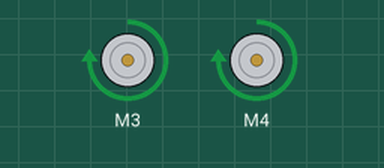
Recording of a sketch running on a simulated Arduino Uno, built with avr-gcc and run on an emulated ATmega328P. Shown: 2 × DC motor (green arrow = forward, orange = backward, longer = faster).

Above: at 2.5 s.
At 5.1 s:
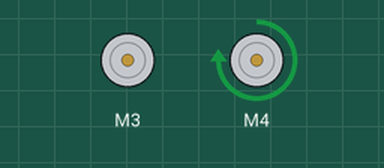
At 6.2 s:
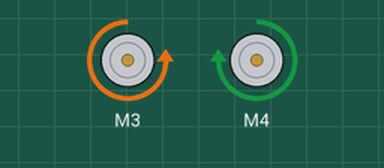
At 8.9 s:
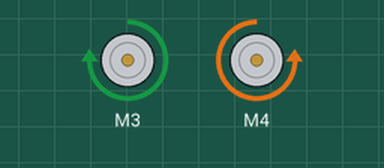
Timing chart, 0 to 20.6 s (numbered marks = the images above):
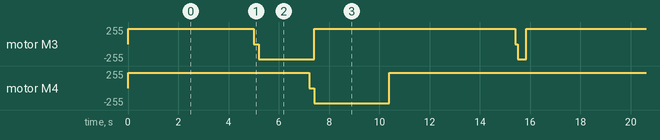

Measured:
- by itself, motor M4: repeats every 15.9 s: stopped 0.20 s, backward 232/255 3.0 s, forward 232/255 12.7 s
- by itself, motor M3: repeats every 15.9 s: stopped 0.20 s, backward 232/255 2.2 s, forward 232/255 8.0 s, stopped 0.10 s, backward 232/255 0.35 s, forward 232/255 5.0 s

The sketch:

first_sketch.ino
```cpp
#include <AFMotor.h>

AF_DCMotor motorLeft(3), motorRight(4);
int speed = 1000;

void setup() {

}

void loop() {

//  delay(3000);

  motorLeft.setSpeed(speed);
  motorLeft.run(FORWARD);
  motorRight.setSpeed(speed);
  motorRight.run(FORWARD);
  delay(5000);

  motorLeft.run(RELEASE);
  delay(200);
  motorLeft.run(BACKWARD);
  motorRight.run(FORWARD);
  delay(2000);
  motorRight.run(RELEASE);
  delay(200);
  motorLeft.run(FORWARD);
  motorRight.run(BACKWARD);
  delay(3000);

  motorLeft.setSpeed(speed);
  motorLeft.run(FORWARD);
  motorRight.setSpeed(speed);
  motorRight.run(FORWARD);

  delay(5000);

  motorLeft.run(RELEASE);
  delay(100);
  motorLeft.run(BACKWARD);
  motorRight.run(FORWARD);
  delay(350);


}
```
